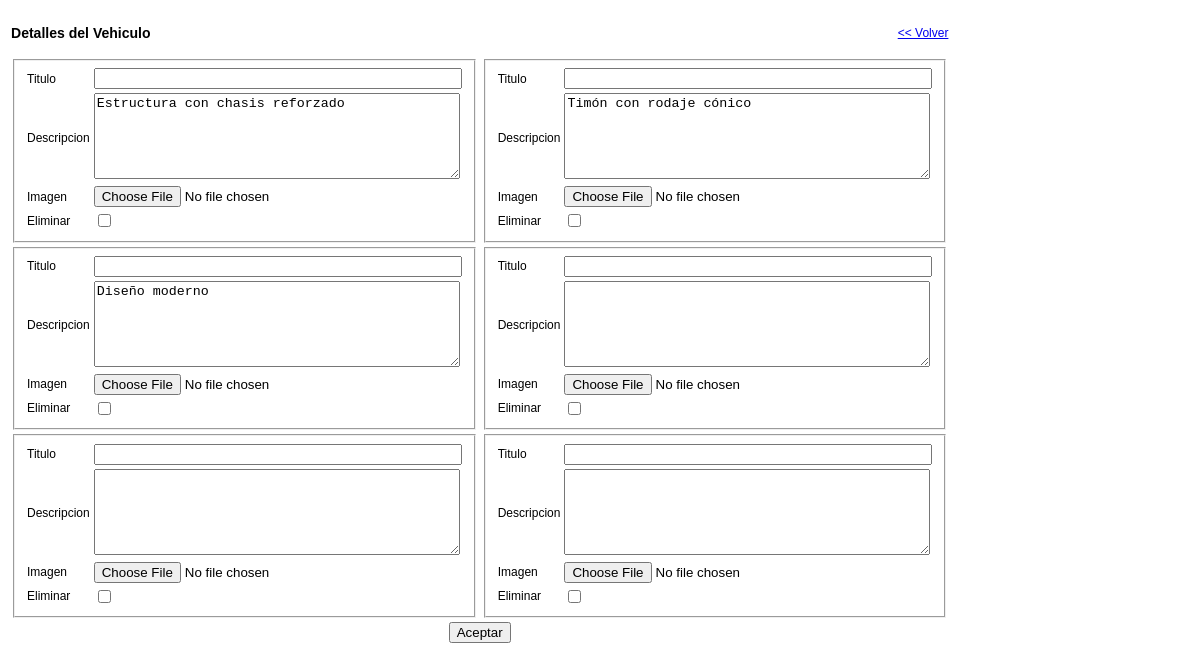
/formDetalles.php?id_producto=5 (signed in), run on the app's committed database.
### tables this page shows
CREATE TABLE `detalleproducto` (
  `id_detalle_producto` int(11) NOT NULL auto_increment,
  `titulo` varchar(45) NOT NULL,
  `foto_detalle` varchar(100) NOT NULL,
  `descripcion` varchar(255) NOT NULL,
  `id_producto` int(11) NOT NULL,
  PRIMARY KEY  (`id_detalle_producto`),
  KEY `fk_DetalleProducto_MasterProducto` (`id_producto`),
  CONSTRAINT `detalleproducto_ibfk_1` FOREIGN KEY (`id_producto`) REFERENCES `producto` (`id_producto`) ON DELETE CASCADE ON UPDATE NO ACTION
);

### bussinessLogic/DetalleProductoBL.php (called while the page is built, shortened)
<?php
include_once 'dao/DetalleProductoDAO.php';
include_once 'domain/DetalleProducto.php';
class DetalleProductoBL {
    private $dpDao;
    public function __construct() {
        $this->dpDao = new DetalleProductoDAO();
    }
    public function getDetallesProductos($id_producto) {
        return $this->dpDao->getDetallesProductos($id_producto);
    }
}
?>

### util/Connection.php (called while the page is built, shortened)
<?php
class Connection {
    private $connection;
    public function __construct() {
        $server = "localhost";
        $username = "root";
        $password = "root";
        $database_name = "buffalo";
        $connection = mysql_connect($server, $username, $password) or die("Problemas en la conexión");
        $this->connection = $connection;
    }
    public function getConnection() {
        return $this->connection;
    }
}
?>

### dao/DetalleProductoDAO.php (called while the page is built, shortened)
<?php
include_once 'util/Connection.php';
include_once 'domain/DetalleProducto.php';
class DetalleProductoDAO {
    public function getDetallesProductos($id_producto) {
        $conexion = new Connection();
        $query = "SELECT id_detalle_producto, titulo, foto_detalle, descripcion, id_producto
                FROM detalleproducto WHERE id_producto = $id_producto";
        $result = mysql_query($query, $conexion->getConnection());
        $total_registros = mysql_num_rows($result);
        if ($total_registros > 0) {
            while ($row = mysql_fetch_assoc($result)) {
                $detalleProducto = new DetalleProducto();
                $detalleProducto->setId_detalle_producto($row['id_detalle_producto']);
                $detalleProducto->setTitulo($row['titulo']);
                $detalleProducto->setFoto_detalle($row['foto_detalle']);
                $detalleProducto->setDescripcion($row['descripcion']);
                $detalleProducto->setId_producto($row['id_producto']);
                $detallesProducto[] = $detalleProducto;
            }
        }
        return $detallesProducto;
    }
}
?>

### domain/DetalleProducto.php (called while the page is built, shortened)
<?php
class DetalleProducto {
    private $titulo;
    private $descripcion;
    public function getTitulo() {
        return $this->titulo;
    }
    public function setTitulo($titulo) {
        $this->titulo = $titulo;
    }
    public function getDescripcion() {
        return $this->descripcion;
    }
    public function setDescripcion($descripcion) {
        $this->descripcion = $descripcion;
    }
}
?>

### formDetalles.php (the view, shortened to what this page needs)
<?php
include_once 'bussinessLogic/DetalleProductoBL.php';
include_once 'domain/DetalleProducto.php';
if (!isset($_SESSION['user'])) {
    header("location: index.php?error=2");
} else {
    $id_producto = $_GET['id_producto'];
    $bl = new DetalleProductoBL();
    $detallesProducto = new DetalleProducto();
    $detallesProducto = $bl->getDetallesProductos($id_producto);
    for ($i = 0; $i < 6; $i++) {
        if (is_null($detallesProducto[$i]))
            $detallesProducto[$i] = new DetalleProducto ();
    }
    ?>
    <!DOCTYPE html>
    <html>
        <head>
            <link type="text/css" href="style/style.css" rel="stylesheet" media="screen"/>
        </head>
        <body>
            <form method="POST" action="actionDetalleProductoCtrl.php" enctype="multipart/form-data">
                <table>
                    <tr>
                        <td><h3>Detalles del Vehiculo</h3></td>
                        <td style="text-align: right;"><a href="bienvenido.php">&lt;&lt; Volver</a></td>
                    </tr>
                    <?php
                    for ($i = 0; $i < count($detallesProducto); $i++) {
                        $detalleProducto = $detallesProducto[$i];
                        if (!($i % 2))
                            echo '<tr>';
                        ?>
                        <td>
                            <fieldset>
                                <table>
                                    <tr>
                                        <td>Titulo</td>
                                        <td><input type="text" id="titulo<?php echo $i ?>" name="titulo<?php echo $i ?>"
                                                   style="width: 360px;"
                                                   value="<?php echo $detalleProducto->getTitulo() ?>" /></td>
                                    </tr>
                                    <tr>
                                        <td>Descripcion</td>
                                        <td><textarea id="descripcion<?php echo $i ?>" name="descripcion<?php echo $i ?>"
                                                      style="height: 80px; width: 360px;"><?php echo utf8_encode($detalleProducto->getDescripcion()) ?></textarea>
                                        </td>
                                    </tr>
                                    <tr>
                                        <td>Imagen</td>
                                        <td>
                                            <input type="file" id="imagen<?php echo $i ?>" name="imagen<?php echo $i ?>" />
                                        </td>
                                    </tr>
                                    <tr>
                                        <td>Eliminar</td>
                                        <td><input type="checkbox" id="delete<?php echo $i ?>" name="delete<?php echo $i ?>[]" /></td>
                                    </tr>
                                </table>
                            </fieldset>
                        </td>
                        <?php
                        if (($i % 2))
                            echo '</tr>';
                    }
                    ?>
                    <tr>
                        <td colspan="2" style="text-align: center;">
                            <input type="submit" value="Aceptar" name="aceptar" />
                        </td>
                    </tr>
                </table>
            </form>
        </body>
    </html>
    <?php
}?>

### style/style.css (style rules this page uses)
body, table { font-family: 'lucida grande',tahoma,verdana,arial,sans-serif; font-size: 12px; }

### data on the page
detalleproducto: descripcion "Estructura con chasis reforzado"
detalleproducto: descripcion "Timón con rodaje cónico"
detalleproducto: descripcion "Diseño moderno"
